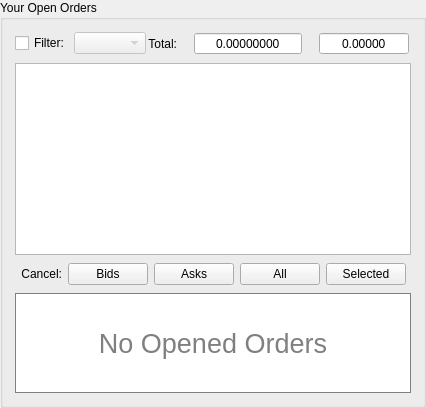
      <widget class="QGroupBox" name="groupOrders">
       <property name="sizePolicy">
        <sizepolicy hsizetype="Expanding" vsizetype="Expanding">
         <horstretch>0</horstretch>
         <verstretch>0</verstretch>
        </sizepolicy>
       </property>
       <property name="maximumSize">
        <size>
         <width>600</width>
         <height>16777215</height>
        </size>
       </property>
       <property name="accessibleName">
        <string>TR00018</string>
       </property>
       <property name="title">
        <string>Your Open Orders</string>
       </property>
       <layout class="QGridLayout" name="gridLayout_20">
        <property name="margin">
         <number>12</number>
        </property>
        <property name="spacing">
         <number>8</number>
        </property>
        <item row="1" column="0" colspan="3">
         <widget class="QWidget" name="ordersTableFrame" native="true">
          <layout class="QGridLayout" name="gridLayout_15">
           <property name="margin">
            <number>0</number>
           </property>
           <property name="spacing">
            <number>8</number>
           </property>
           <item row="1" column="0">
            <widget class="QTableView" name="ordersTable">
             <property name="contextMenuPolicy">
              <enum>Qt::CustomContextMenu</enum>
             </property>
             <property name="verticalScrollBarPolicy">
              <enum>Qt::ScrollBarAsNeeded</enum>
             </property>
             <property name="horizontalScrollBarPolicy">
              <enum>Qt::ScrollBarAsNeeded</enum>
             </property>
             <property name="editTriggers">
              <set>QAbstractItemView::NoEditTriggers</set>
             </property>
             <property name="showDropIndicator" stdset="0">
              <bool>false</bool>
             </property>
             <property name="alternatingRowColors">
              <bool>true</bool>
             </property>
             <property name="selectionBehavior">
              <enum>QAbstractItemView::SelectRows</enum>
             </property>
             <property name="textElideMode">
              <enum>Qt::ElideLeft</enum>
             </property>
             <property name="verticalScrollMode">
              <enum>QAbstractItemView::ScrollPerPixel</enum>
             </property>
             <property name="horizontalScrollMode">
              <enum>QAbstractItemView::ScrollPerPixel</enum>
             </property>
             <property name="showGrid">
              <bool>false</bool>
             </property>
             <property name="sortingEnabled">
              <bool>true</bool>
             </property>
             <property name="wordWrap">
              <bool>false</bool>
             </property>
             <attribute name="horizontalHeaderHighlightSections">
              <bool>false</bool>
             </attribute>
             <attribute name="horizontalHeaderMinimumSectionSize">
              <number>10</number>
             </attribute>
             <attribute name="verticalHeaderVisible">
              <bool>false</bool>
             </attribute>
             <attribute name="verticalHeaderHighlightSections">
              <bool>false</bool>
             </attribute>
            </widget>
           </item>
           <item row="2" column="0">
            <widget class="QWidget" name="ordersControls" native="true">
             <property name="sizePolicy">
              <sizepolicy hsizetype="Preferred" vsizetype="Maximum">
               <horstretch>0</horstretch>
               <verstretch>0</verstretch>
              </sizepolicy>
             </property>
             <property name="minimumSize">
              <size>
               <width>0</width>
               <height>10</height>
              </size>
             </property>
             <layout class="QGridLayout" name="gridLayout_9">
              <property name="margin">
               <number>0</number>
              </property>
              <item row="0" column="1">
               <widget class="QLabel" name="label_31">
                <property name="sizePolicy">
                 <sizepolicy hsizetype="Expanding" vsizetype="Preferred">
                  <horstretch>0</horstretch>
                  <verstretch>0</verstretch>
                 </sizepolicy>
                </property>
                <property name="accessibleName">
                 <string>REMOVE_ORDERS</string>
                </property>
                <property name="text">
                 <string>Cancel:</string>
                </property>
                <property name="alignment">
                 <set>Qt::AlignRight|Qt::AlignTrailing|Qt::AlignVCenter</set>
                </property>
               </widget>
              </item>
              <item row="0" column="2">
               <widget class="QPushButton" name="ordersCancelBidsButton">
                <property name="sizePolicy">
                 <sizepolicy hsizetype="Preferred" vsizetype="Fixed">
                  <horstretch>0</horstretch>
                  <verstretch>0</verstretch>
                 </sizepolicy>
                </property>
                <property name="minimumSize">
                 <size>
                  <width>60</width>
                  <height>0</height>
                 </size>
                </property>
                <property name="accessibleName">
                 <string>CANCEL_BIDS_ORDERS</string>
                </property>
                <property name="text">
                 <string>Bids</string>
                </property>
               </widget>
              </item>
              <item row="0" column="5">
               <widget class="QPushButton" name="ordersCancelSelected">
                <property name="sizePolicy">
                 <sizepolicy hsizetype="Preferred" vsizetype="Fixed">
                  <horstretch>0</horstretch>
                  <verstretch>0</verstretch>
                 </sizepolicy>
                </property>
                <property name="minimumSize">
                 <size>
                  <width>60</width>
                  <height>0</height>
                 </size>
                </property>
                <property name="accessibleName">
                 <string>CANCEL_SELECTED_ORDERS</string>
                </property>
                <property name="text">
                 <string>Selected</string>
                </property>
               </widget>
              </item>
              <item row="0" column="3">
               <widget class="QPushButton" name="ordersCancelAsksButton">
                <property name="sizePolicy">
                 <sizepolicy hsizetype="Preferred" vsizetype="Fixed">
                  <horstretch>0</horstretch>
                  <verstretch>0</verstretch>
                 </sizepolicy>
                </property>
                <property name="minimumSize">
                 <size>
                  <width>60</width>
                  <height>0</height>
                 </size>
                </property>
                <property name="accessibleName">
                 <string>CANCEL_ASKS_ORDERS</string>
                </property>
                <property name="text">
                 <string>Asks</string>
                </property>
               </widget>
              </item>
              <item row="0" column="4">
               <widget class="QPushButton" name="ordersCancelAllButton">
                <property name="sizePolicy">
                 <sizepolicy hsizetype="Preferred" vsizetype="Fixed">
                  <horstretch>0</horstretch>
                  <verstretch>0</verstretch>
                 </sizepolicy>
                </property>
                <property name="minimumSize">
                 <size>
                  <width>60</width>
                  <height>0</height>
                 </size>
                </property>
                <property name="accessibleName">
                 <string>CANCEL_ALL_ORDERS</string>
                </property>
                <property name="text">
                 <string>All</string>
                </property>
               </widget>
              </item>
              <item row="0" column="6">
               <spacer name="horizontalSpacer_15">
                <property name="orientation">
                 <enum>Qt::Horizontal</enum>
                </property>
                <property name="sizeHint" stdset="0">
                 <size>
                  <width>0</width>
                  <height>20</height>
                 </size>
                </property>
               </spacer>
              </item>
              <item row="0" column="0">
               <spacer name="horizontalSpacer_16">
                <property name="orientation">
                 <enum>Qt::Horizontal</enum>
                </property>
                <property name="sizeHint" stdset="0">
                 <size>
                  <width>0</width>
                  <height>20</height>
                 </size>
                </property>
               </spacer>
              </item>
             </layout>
            </widget>
           </item>
          </layout>
          <zorder>ordersControls</zorder>
          <zorder>ordersTable</zorder>
         </widget>
        </item>
        <item row="2" column="0" colspan="3">
         <widget class="QLabel" name="noOpenedOrdersLabel">
          <property name="sizePolicy">
           <sizepolicy hsizetype="Ignored" vsizetype="Preferred">
            <horstretch>0</horstretch>
            <verstretch>0</verstretch>
           </sizepolicy>
          </property>
          <property name="minimumSize">
           <size>
            <width>0</width>
            <height>100</height>
           </size>
          </property>
          <property name="font">
           <font>
            <pointsize>20</pointsize>
           </font>
          </property>
          <property name="accessibleName">
           <string>TR00057</string>
          </property>
          <property name="styleSheet">
           <string notr="true">border: 1px solid gray; background: white; color: gray</string>
          </property>
          <property name="text">
           <string>No Opened Orders</string>
          </property>
          <property name="alignment">
           <set>Qt::AlignCenter</set>
          </property>
          <property name="wordWrap">
           <bool>true</bool>
          </property>
          <property name="margin">
           <number>4</number>
          </property>
         </widget>
        </item>
        <item row="0" column="0" colspan="3">
         <layout class="QHBoxLayout" name="horizontalLayout_4">
          <property name="spacing">
           <number>2</number>
          </property>
          <property name="rightMargin">
           <number>0</number>
          </property>
          <item>
           <widget class="QWidget" name="widget" native="true">
            <property name="sizePolicy">
             <sizepolicy hsizetype="Preferred" vsizetype="Maximum">
              <horstretch>0</horstretch>
              <verstretch>0</verstretch>
             </sizepolicy>
            </property>
            <layout class="QHBoxLayout" name="horizontalLayout_10">
             <property name="spacing">
              <number>4</number>
             </property>
             <property name="margin">
              <number>0</number>
             </property>
             <item>
              <widget class="QCheckBox" name="ordersFilterCheckBox">
               <property name="accessibleName">
                <string>ORDERS_FILTER</string>
               </property>
               <property name="text">
                <string>Filter:</string>
               </property>
              </widget>
             </item>
             <item>
              <widget class="QComboBox" name="filterOrdersCurrency">
               <property name="enabled">
                <bool>false</bool>
               </property>
               <property name="sizePolicy">
                <sizepolicy hsizetype="Preferred" vsizetype="Fixed">
                 <horstretch>0</horstretch>
                 <verstretch>0</verstretch>
                </sizepolicy>
               </property>
               <property name="minimumSize">
                <size>
                 <width>0</width>
                 <height>0</height>
                </size>
               </property>
               <property name="maxVisibleItems">
                <number>36</number>
               </property>
              </widget>
             </item>
            </layout>
           </widget>
          </item>
          <item>
           <spacer name="horizontalSpacer_13">
            <property name="orientation">
             <enum>Qt::Horizontal</enum>
            </property>
            <property name="sizeHint" stdset="0">
             <size>
              <width>0</width>
              <height>20</height>
             </size>
            </property>
           </spacer>
          </item>
          <item>
           <widget class="QWidget" name="openOrdersTotal" native="true">
            <property name="sizePolicy">
             <sizepolicy hsizetype="Expanding" vsizetype="Maximum">
              <horstretch>0</horstretch>
              <verstretch>0</verstretch>
             </sizepolicy>
            </property>
            <layout class="QHBoxLayout" name="horizontalLayout_6">
             <property name="spacing">
              <number>4</number>
             </property>
             <property name="margin">
              <number>0</number>
             </property>
             <item>
              <widget class="QLabel" name="label_33">
               <property name="sizePolicy">
                <sizepolicy hsizetype="Maximum" vsizetype="Preferred">
                 <horstretch>0</horstretch>
                 <verstretch>0</verstretch>
                </sizepolicy>
               </property>
               <property name="accessibleName">
                <string>TOTAL</string>
               </property>
               <property name="text">
                <string>Total:</string>
               </property>
               <property name="alignment">
                <set>Qt::AlignRight|Qt::AlignTrailing|Qt::AlignVCenter</set>
               </property>
              </widget>
             </item>
             <item>
              <widget class="QLabel" name="btcLabel3_2">
               <property name="sizePolicy">
                <sizepolicy hsizetype="Maximum" vsizetype="Preferred">
                 <horstretch>0</horstretch>
                 <verstretch>0</verstretch>
                </sizepolicy>
               </property>
               <property name="font">
                <font>
                 <pointsize>11</pointsize>
                 <weight>50</weight>
                 <bold>false</bold>
                </font>
               </property>
               <property name="accessibleDescription">
                <string>BTC_ICON</string>
               </property>
               <property name="text">
                <string/>
               </property>
               <property name="alignment">
                <set>Qt::AlignCenter</set>
               </property>
              </widget>
             </item>
             <item>
              <widget class="QDoubleSpinBox" name="ordersTotalBTC">
               <property name="sizePolicy">
                <sizepolicy hsizetype="Maximum" vsizetype="Fixed">
                 <horstretch>0</horstretch>
                 <verstretch>0</verstretch>
                </sizepolicy>
               </property>
               <property name="minimumSize">
                <size>
                 <width>90</width>
                 <height>0</height>
                </size>
               </property>
               <property name="accessibleName">
                <string>BTC</string>
               </property>
               <property name="accessibleDescription">
                <string>CAN_BE_ZERO</string>
               </property>
               <property name="alignment">
                <set>Qt::AlignCenter</set>
               </property>
               <property name="readOnly">
                <bool>true</bool>
               </property>
               <property name="buttonSymbols">
                <enum>QAbstractSpinBox::NoButtons</enum>
               </property>
               <property name="specialValueText">
                <string/>
               </property>
               <property name="prefix">
                <string/>
               </property>
               <property name="decimals">
                <number>8</number>
               </property>
               <property name="minimum">
                <double>0.000000000000000</double>
               </property>
               <property name="maximum">
                <double>999999999.000000000000000</double>
               </property>
               <property name="singleStep">
                <double>0.100000000000000</double>
               </property>
              </widget>
             </item>
             <item>
              <widget class="QLabel" name="usdLabel1_2">
               <property name="sizePolicy">
                <sizepolicy hsizetype="Maximum" vsizetype="Preferred">
                 <horstretch>0</horstretch>
                 <verstretch>0</verstretch>
                </sizepolicy>
               </property>
               <property name="font">
                <font>
                 <pointsize>11</pointsize>
                 <weight>50</weight>
                 <bold>false</bold>
                </font>
               </property>
               <property name="accessibleDescription">
                <string>USD_ICON</string>
               </property>
               <property name="text">
                <string/>
               </property>
               <property name="alignment">
                <set>Qt::AlignCenter</set>
               </property>
              </widget>
             </item>
             <item>
              <widget class="QDoubleSpinBox" name="ordersTotalUSD">
               <property name="sizePolicy">
                <sizepolicy hsizetype="Maximum" vsizetype="Fixed">
                 <horstretch>0</horstretch>
                 <verstretch>0</verstretch>
                </sizepolicy>
               </property>
               <property name="minimumSize">
                <size>
                 <width>90</width>
                 <height>0</height>
                </size>
               </property>
               <property name="accessibleName">
                <string>USD</string>
               </property>
               <property name="accessibleDescription">
                <string>CAN_BE_ZERO</string>
               </property>
               <property name="alignment">
                <set>Qt::AlignCenter</set>
               </property>
               <property name="readOnly">
                <bool>true</bool>
               </property>
               <property name="buttonSymbols">
                <enum>QAbstractSpinBox::NoButtons</enum>
               </property>
               <property name="prefix">
                <string/>
               </property>
               <property name="decimals">
                <number>5</number>
               </property>
               <property name="minimum">
                <double>0.000000000000000</double>
               </property>
               <property name="maximum">
                <double>999999999.000000000000000</double>
               </property>
              </widget>
             </item>
            </layout>
           </widget>
          </item>
          <item>
           <widget class="QWidget" name="centerOrdersTotalSpacer" native="true">
            <property name="sizePolicy">
             <sizepolicy hsizetype="Expanding" vsizetype="Maximum">
              <horstretch>0</horstretch>
              <verstretch>0</verstretch>
             </sizepolicy>
            </property>
            <property name="minimumSize">
             <size>
              <width>0</width>
              <height>10</height>
             </size>
            </property>
           </widget>
          </item>
         </layout>
        </item>
       </layout>
      </widget>
